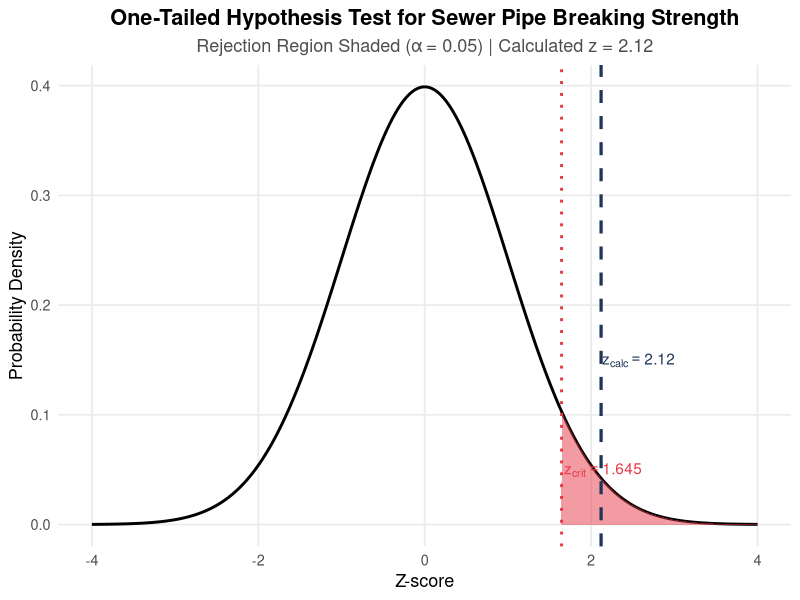
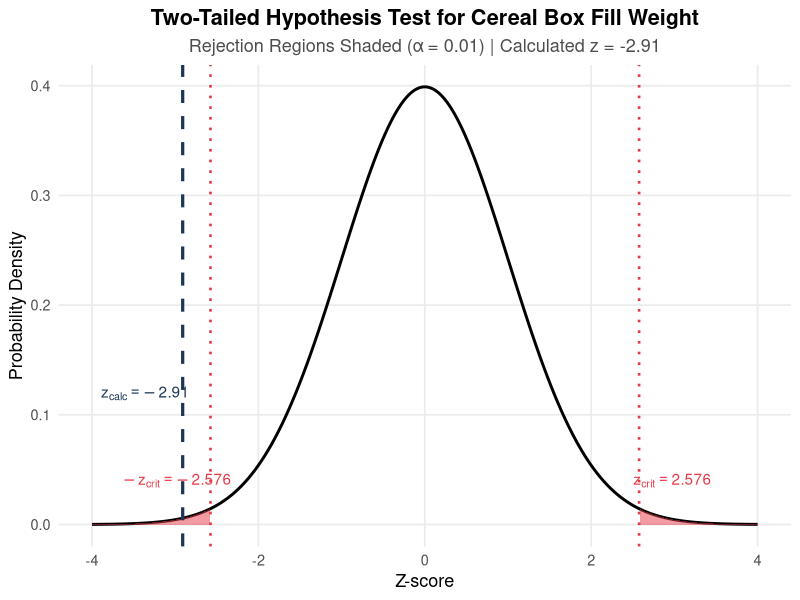

These figures' R source, in order:
## ---- chunk 1
#| echo: false
#| fig-width: 8
#| fig-height: 5
#| fig-cap: "One sample hypothesis test."

library(ggplot2)

# 1. Test Parameters
alpha <- 0.05
z_calc <- 2.12
z_crit <- qnorm(1 - alpha)  # 1.645

# 2. Generate Standard Normal Distribution Data
x_vals <- seq(-4, 4, length.out = 1000)
df_norm <- data.frame(
  x = x_vals,
  y = dnorm(x_vals)
)

# 3. Create ggplot Visualization
ggplot(df_norm, aes(x = x, y = y)) +
  # Draw standard normal curve
  geom_line(color = "black", linewidth = 1) +
  
  # Shade Right-Tailed Rejection Region (alpha = 0.05)
  geom_area(
    data = subset(df_norm, x >= z_crit),
    aes(y = y), fill = "#E63946", alpha = 0.5
  ) +
  
  # Vertical line for the calculated test statistic (z = 2.12)
  geom_vline(xintercept = z_calc, color = "#1D3557", linetype = "dashed", linewidth = 1.1) +
  
  # Vertical line for the critical value (z = 1.645)
  geom_vline(xintercept = z_crit, color = "#E63946", linetype = "dotted", linewidth = 1) +
  
  # Annotations
  annotate("text", x = z_calc + 0.45, y = 0.15, 
           label = paste0("z[calc] == ", z_calc), parse = TRUE, color = "#1D3557", fontface = "bold") +
  annotate("text", x = z_crit + 0.5, y = 0.05, 
           label = paste0("z[crit] == ", round(z_crit, 3)), parse = TRUE, color = "#E63946") +
  
  # Plot Formatting
  labs(
    title = "One-Tailed Hypothesis Test for Sewer Pipe Breaking Strength",
    subtitle = paste0("Rejection Region Shaded (\u03b1 = ", alpha, ") | Calculated z = ", z_calc),
    x = "Z-score",
    y = "Probability Density"
  ) +
  theme_minimal(base_size = 13) +
  theme(
    plot.title = element_text(face = "bold", hjust = 0.5),
    plot.subtitle = element_text(hjust = 0.5, color = "gray30"),
    panel.grid.minor = element_blank()
  )
## ---- chunk 2
#| echo: false
#| fig-width: 8
#| fig-height: 5
#| fig-cap: "One sample hypothesis test."


library(ggplot2)

# 1. Test Parameters
alpha <- 0.01
z_calc <- -2.91
z_crit_upper <- qnorm(1 - alpha / 2)  #  2.576
z_crit_lower <- qnorm(alpha / 2)      # -2.576

# 2. Generate Standard Normal Distribution Data
x_vals <- seq(-4, 4, length.out = 1000)
df_norm <- data.frame(
  x = x_vals,
  y = dnorm(x_vals)
)

# 3. Create ggplot Visualization
ggplot(df_norm, aes(x = x, y = y)) +
  # Draw standard normal curve
  geom_line(color = "black", linewidth = 1) +
  
  # Shade Left Rejection Region (alpha / 2 = 0.005)
  geom_area(
    data = subset(df_norm, x <= z_crit_lower),
    aes(y = y), fill = "#E63946", alpha = 0.5
  ) +
  
  # Shade Right Rejection Region (alpha / 2 = 0.005)
  geom_area(
    data = subset(df_norm, x >= z_crit_upper),
    aes(y = y), fill = "#E63946", alpha = 0.5
  ) +
  
  # Vertical line for calculated test statistic (z = -2.91)
  geom_vline(xintercept = z_calc, color = "#1D3557", linetype = "dashed", linewidth = 1.1) +
  
  # Vertical lines for critical values (z = +/-2.576)
  geom_vline(xintercept = c(z_crit_lower, z_crit_upper), color = "#E63946", linetype = "dotted", linewidth = 0.9) +
  
  # Annotations
  annotate("text", x = z_calc - 0.45, y = 0.12, 
           label = paste0("z[calc] == ", z_calc), parse = TRUE, color = "#1D3557", fontface = "bold") +
  annotate("text", x = z_crit_lower - 0.4, y = 0.04, 
           label = paste0("-z[crit] == ", round(z_crit_lower, 3)), parse = TRUE, color = "#E63946") +
  annotate("text", x = z_crit_upper + 0.4, y = 0.04, 
           label = paste0("z[crit] == ", round(z_crit_upper, 3)), parse = TRUE, color = "#E63946") +
  
  # Plot Formatting
  labs(
    title = "Two-Tailed Hypothesis Test for Cereal Box Fill Weight",
    subtitle = paste0("Rejection Regions Shaded (\u03b1 = ", alpha, ") | Calculated z = ", z_calc),
    x = "Z-score",
    y = "Probability Density"
  ) +
  theme_minimal(base_size = 13) +
  theme(
    plot.title = element_text(face = "bold", hjust = 0.5),
    plot.subtitle = element_text(hjust = 0.5, color = "gray30"),
    panel.grid.minor = element_blank()
  )
